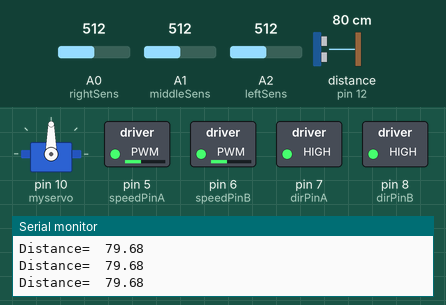
Simulated run of this sketch. Board: Arduino Uno, built with avr-gcc and run on an emulated ATmega328P. Shown: servo, switched loads named in the sketch (green lamp = pin HIGH), the last lines printed to the serial monitor. Wiring (inferred from the names in the program): ultrasonic range finder: trigger pin 13; echo pin 12. The inputs (shaded band) are chosen by the test bench; at power-on: A0 (rightSens) = 512, distance to the obstacle (sensor on pin 12) 80 cm, A1 (middleSens) = 512, A2 (leftSens) = 512. The echo pulse lasts 58.3 µs per cm; pins used as bus, display or sensor lines are not drawn.

Above: at 1.2 s.
1.3 s: A0 (rightSens) set to 988
4.3 s: A0 (rightSens) set to 1006
At 4.85 s:
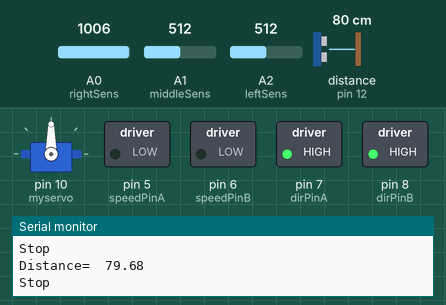
7.3 s: distance to the obstacle (sensor on pin 12) set to 28 cm
10.3 s: distance to the obstacle (sensor on pin 12) set to 23 cm
At 11.1 s:
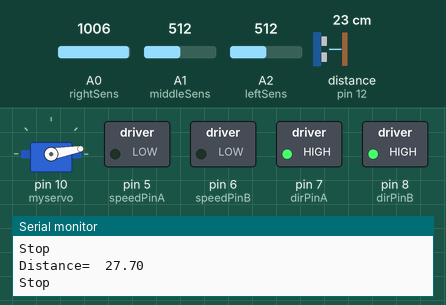
At 14.2 s:
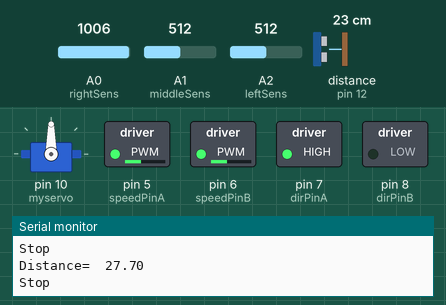
16.2 s: A0 (rightSens) set to 992
19.2 s: distance to the obstacle (sensor on pin 12) set to 35 cm
At 20.7 s:
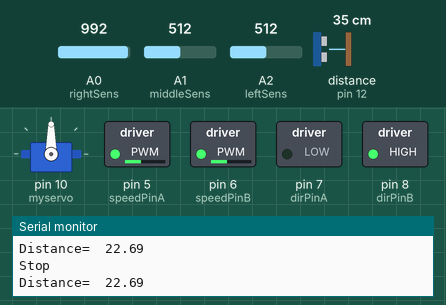
Timing chart, 0 to 22.4 s (numbered marks = the images above; inputs shaded):
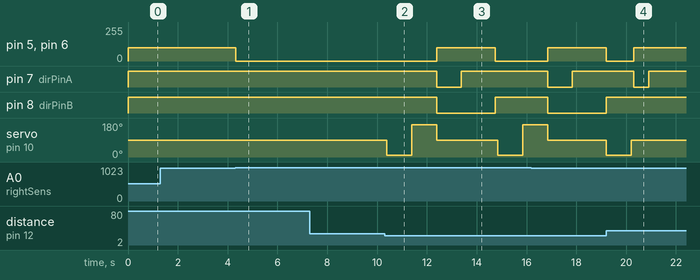

Measured:
- the behaviour switches between 999 and 1000 on A0 (rightSens) (found by bisection; images 0 and 1)
- the behaviour switches between 26 and 25 cm on distance to the obstacle (sensor on pin 12) (found by bisection; images 1 and 2)
- after the input at 4.3 s, pin 5 (speedPinA), pin 6 (speedPinB): 100/255 → 0/255 at once
- after the input at 10.3 s, pin 5 (speedPinA), pin 6 (speedPinB): 0/255 → 100/255 after 2.1 s, → 0/255 2.4 s later
- after the input at 19.2 s, pin 5 (speedPinA), pin 6 (speedPinB): 0/255 → 100/255 after 1.1 s instead of 2.0 s; pin 8 (dirPinB): stays HIGH (without the input it goes to LOW after 2.0 s)

The sketch:

obsticle_avoid1.ino
```cpp
/*This code is designed to make the robot car capable of  avoiding obsticles*/

//UltraSonic
#define trigPin 13    //defining the arduino's digital pin 13 as the trigger pin
#define echoPin 12    //defining the arduino's digital pin 12 as the echo pin
float duration, distance ;    //allowing for the value of the duration and distance to be represented as a float value

//Servo
#include <Servo.h>    //activating the servo library
Servo myservo;    //giving the digital object "Servo" from the library the name "myservo"

//Motor A
int speedPinA= 5;   //defining the arduino's digital pin 5 as the speed pin for motor A
int dirPinA= 7;   //defining the arduino's digital pin 7 as the direction pin for motor A

//Motor B
int speedPinB= 6;   //defining the arduino's digital pin 6 as the speed pin for motor B
int dirPinB= 8;   //defining the arduino's digital pin 8 as the direction pin for motor B

//Common motor Stuff
int Speed= 100;   //Stateing that the motor speed is at 100
int STBY= 3;   //defining the arduino's digital pin 3 as the StandBy pin

//Sensor
int rightSens= A0;    //the line tracker's right sensor is connected to the analog pin 0
int middleSens= A1;    //the line tracker's middle sensor is connected to the analog pin 1
int leftSens= A2;    //the line tracker's left sensor is connected to the analog pin 2

int sensDis= 25;   //Stateing that the UltraSonic sensor will detect an object at 25 cm away

//Function that sends a pulse to the ultra sonic sensor so that it could sens an object
void checkDis() {
digitalWrite(trigPin,LOW);
delayMicroseconds(2);
digitalWrite(trigPin,HIGH);
delayMicroseconds(10);
digitalWrite(trigPin, LOW);
duration = pulseIn(echoPin, HIGH);
distance = ( duration/2) * 0.0343;
}

//Function that runs the motors so the car drives forward
void forward(){
digitalWrite(dirPinA, 1);
analogWrite(speedPinA, Speed);
digitalWrite(dirPinB, 1);
analogWrite(speedPinB, Speed);
}

//Function that runs the motors so the car drives backward
void backward(){
digitalWrite(dirPinA, 0);
analogWrite(speedPinA, Speed);
digitalWrite(dirPinB, 0);
analogWrite(speedPinB, Speed);
}

//Function that runs the motors so the car turns to the left
void left(){
digitalWrite(dirPinA, 1);
analogWrite(speedPinA, Speed);
digitalWrite(dirPinB, 0);
analogWrite(speedPinB, Speed);
}

//Function that runs the motors so the car turns to the right
void right(){
digitalWrite(dirPinA, 0);
analogWrite(speedPinA, Speed);
digitalWrite(dirPinB, 1);
analogWrite(speedPinB, Speed);
}

//Function that runs the motors so the car is both turning left and driving forward
void leftForward(){
digitalWrite(dirPinA, 1);
analogWrite(speedPinA, Speed);
digitalWrite(dirPinB, 1);
analogWrite(speedPinB, Speed/2);
}

//Function that runs the motors so the car is both turning left and driving backward
void leftBackward(){
digitalWrite(dirPinA, 0);
analogWrite(speedPinA, Speed);
digitalWrite(dirPinB, 0);
analogWrite(speedPinB, Speed/2);
}

//Function that runns the motors so the car is both turning right and driving forward
void rightForward(){
digitalWrite(dirPinA, 1);
analogWrite(speedPinA, Speed/2);
digitalWrite(dirPinB, 1);
analogWrite(speedPinB, Speed);
}

//Function that runs the motors so the car is both turning right and driving backward
void rightBackward(){
digitalWrite(dirPinA, 0);
analogWrite(speedPinA, Speed/2);
digitalWrite(dirPinB, 0);
analogWrite(speedPinB, Speed);
}

//Function that runs the motors so the car stops moving
void stop(){
digitalWrite(dirPinA, 1);
analogWrite(speedPinA, 0);
digitalWrite(dirPinB, 1);
analogWrite(speedPinB, 0);
}


void setup() {
//UltraSonic
pinMode(trigPin, OUTPUT);   //defining the trigger pin of the ultrasonic sensor as an OUTPUT
pinMode(echoPin, INPUT);   //defining the echo pin of the ultrasonic sensor as an INPUT

//Servo
myservo.attach(10);   //Stating that the servo motor is connected to the digital pin 10

//motor
digitalWrite(STBY, 1);    //giving the stand by pin of the motors a high value
pinMode(speedPinA, OUTPUT);   //defining the speed pin of motor A as an OUTPUT
pinMode(dirPinA, OUTPUT);   //defining the direction pin of motor A as an OUTPUT
pinMode(speedPinB, OUTPUT);      //defining the speed pin of motor B as an OUTPUT
pinMode(dirPinB, OUTPUT);   //defining the direction pin of motor B as an OUTPUT

Serial.begin (9600);    //starting the serial monitor
}

void loop() {
Serial.print("Distance=");    //printing the word "distance=" on the serial monitor
Serial.print("\t");   //printing a TAB space after "distance="
Serial.println(distance);   //printing the actual value of the distance

int RsensVal= analogRead(rightSens);    //saving the analog value read by the line follower's right sensor in the integer called "RsensVal"
int MsensVal= analogRead(middleSens);    //saving the analog value read by the line follower's middle sensor in the integer called "MsensVal"
int LsensVal= analogRead(leftSens);    //saving the analog value read by the line follower's left sensor in the integer called "LsensVal"

//if the line following sensors does'nt sense a surface(floor) less than 1000 away the "stop" function will be called
if (LsensVal, MsensVal, RsensVal >= 1000){
  stop();
  Serial.println("Stop");
  delay(100);
}

checkDis();   //calling the checkDis function to see if there is an object ahead of the car

if(distance <= sensDis)   //if the distence sensed is less than the sensDis than the car will stop
{
  stop();   //calling the stop function
  myservo.write(10);    //turning servo to the left
  delay(1000);
  checkDis();   //checking the object distance while the servo is turned to the left
  if (distance <= sensDis)    //if an object is sensed while the servo is in facing to the left the servo turns to the right
  {
    myservo.write(170);   //turning the servo to the right
    delay(1000);
    checkDis();   //checking the object distance while the servo is turned to the right
   if (distance <= sensDis)   //if an object is sensed while the servo is in facing to the right that means there's an objec infront and to both sides of the car the car will then turn to the left until its facing 180deg and it will go back
    {
    myservo.write(90);    //the servo goes back to facing forward
    backward();   //the car reverses for 1 second
    delay(1000);
    left();   //then turns left for 1.35 seconds(turning 180deg)
    delay(1350);

    }else{    //if there is no object detected to the right of the car it will turn to the right and drive in that direction
    myservo.write(90);    //the servo goes back to facing forward
    delay(100);
    left();   //turning the car left for 0.6 seconds
    delay(600);
    }
  }else{    //if there is no object detected to the left of the car it will turn to the left and drive in that direction
  myservo.write(90);    //the servo goes back to facing forward
  delay(100);
  right();   //turning the car right for 0.6 seconds
  delay(600);
  }
}else{    //if there is no object detected infront of the car it will continue driving forward
forward();    //continue driving forward
}
}
```
